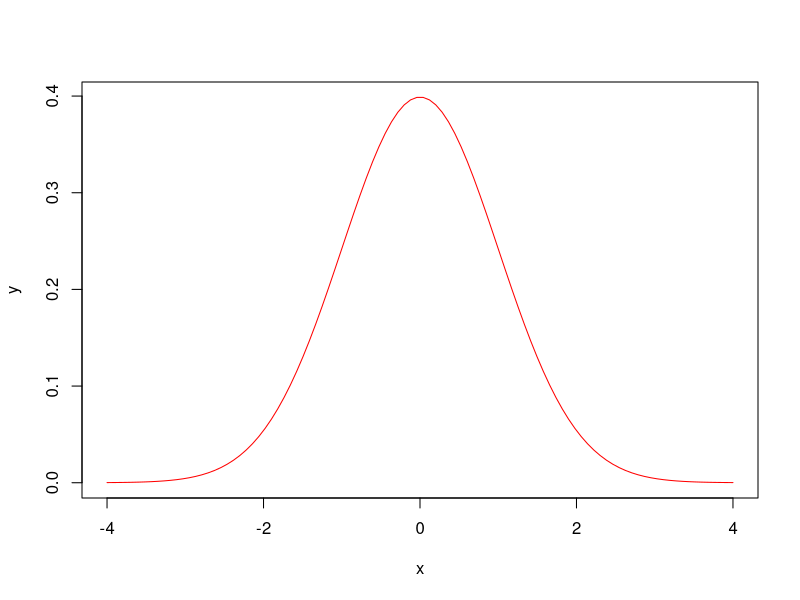

Recreate this plot in R.
#3 reglas para calcular area de la curva de la distribución normal usando 4 cifras y el dibujo

f<-function(x){
  return (1/sqrt(2*pi)*exp(-x^2/2))
}

right<-function(inicio, final, particiones){
  sum=0
  x=seq(inicio, final, length=particiones)
  cat("x(i-1)  | x(i)     | f(x(i))  | Área\n")
  for(i in 2:length(x)){
    s=f(x[i])*(x[i]-x[i-1])
    sum=sum+s
    rect(x[i-1], 0, x[i], f(x[i]), border="blue")
    cat(format(round(x[i-1],4),nsmall=4), " | ", format(round(x[i],4),nsmall=4), " | ", format(round(f(x[i]),4),nsmall=4), " | ", format(round(s,4),nsmall=4), "\n")
  }
  cat("El área bajo la curva en el intervalo [", inicio, ", ", final, "] con ", particiones, " particiones es: ", format(round(sum,4), nsmall=4))
}

left<-function(inicio, final, particiones){
  sum=0
  x=seq(inicio, final,length=particiones)
  cat("x(i-1)  | x(i)     | f(x(i))  | Área\n")
  for(i in 2:length(x)){
    s=f(x[i-1])*(x[i]-x[i-1])
    sum=sum+s
    rect(x[i-1], 0, x[i], f(x[i-1]), border="green")
    cat(format(round(x[i-1],4),nsmall=4), " | ", format(round(x[i],4),nsmall=4), " | ", format(round(f(x[i]),4),nsmall=4), " | ", format(round(s,4),nsmall=4), "\n")
  }
  cat("El área bajo la curva en el intervalo [", inicio, ", ", final, "] con ", particiones, " particiones es: ", format(round(sum,4), nsmall=4))
}

midpoint<-function(inicio, final, particiones){
  sum=0
  x=seq(inicio, final,length=particiones)
  cat("x(i-1)  | x(i)     | f(x(i))  | Área\n")
  for(i in 2:length(x)){
    s=f((x[i]+x[i-1])/2)*(x[i]-x[i-1])
    sum=sum+s
    rect(x[i-1], 0, x[i], f((x[i]+x[i-1])/2), border="purple")
    cat(format(round(x[i-1],4),nsmall=4), " | ", format(round(x[i],4),nsmall=4), " | ", format(round(f(x[i]),4),nsmall=4), " | ", format(round(s,4),nsmall=4), "\n")
  }
  cat("El área bajo la curva en el intervalo [", inicio, ", ", final, "] con ", particiones, " particiones es: ", format(round(sum,4), nsmall=4))
}

#Curva distribución normal
x=seq(-4,4,length=100)
#y=dnorm(x,mean=0,sd=1)
y=f(x)
plot(x,y,type="l",lwd=1,col="red")
cat("x      |y    \n")
for( i in 1:length(x)){
  cat(format(round(x[i], 4), nsmall = 4), " | ", format(round(f(x[i]),4), nsmall=4), "\n")
}
